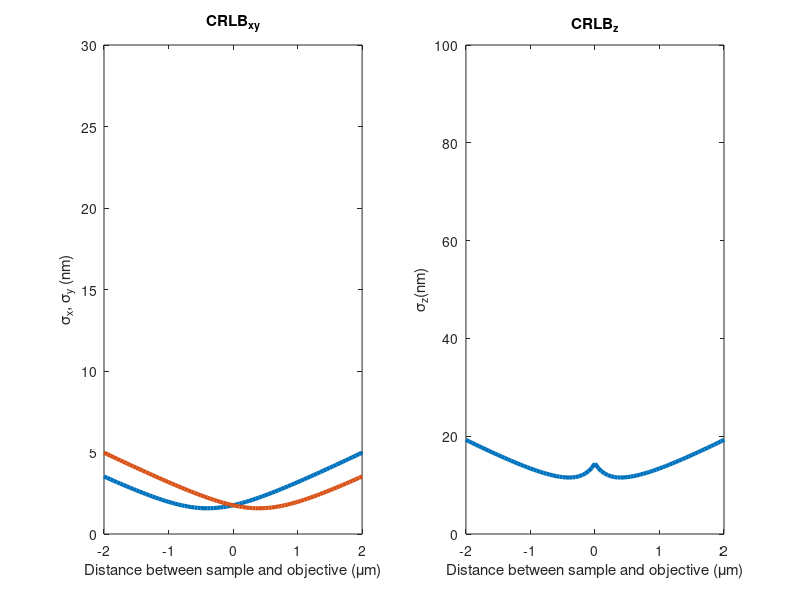

Reproduce this figure in MATLAB.
%%%%%%%%%%%%%%%%%%%%%%%%%%%%%%%%%%%%%%%%%%%%%%%%%
% CRLB calculation for Astigmatic PSF without noise
% 02/07/2020
% Abhijit Marar
%%%%%%%%%%%%%%%%%%%%%%%%%%%%%%%%%%%%%%%%%%%%%%%%%
clear all

f_o = 3;                                % Focal length of objective (mm)    
NA = 1.42;                              % Numerical aperture of objective
wave = 670e-6;                          % Wavelength of light (mm)
FWHM = (0.61*wave)/NA;                  % FWHM
sigma_o = FWHM/(2*sqrt(2*log(2)));      % standard deviation of Gaussian
z = 2.990:50e-6:3.010;                  % Distance between sample and objective
z_s = (z-3.000);
N = 6000;                               % No. of photons                                
d = 800e-6;                             % Depth of focus (mm)
gamma = 400e-6;                         % Amount of astigmatism (mm)

sigma_x = zeros(1,length(z_s));
sigma_y = zeros(1,length(z_s));
CRLB_x = zeros(1,length(z_s));
CRLB_y = zeros(1,length(z_s));
CRLB_z = zeros(1,length(z_s));
epsilon = zeros(1,length(z_s));

for i = 1:length(z_s)
    sigma_x(i) = sigma_o*sqrt(1+((z_s(i)+gamma)/d)^2);
    sigma_y(i) = sigma_o*sqrt(1+((z_s(i)-gamma)/d)^2);
    epsilon(i) = sqrt(sigma_y(i)/sigma_x(i));
    CRLB_x(i) = sigma_x(i)/sqrt(N);
    CRLB_y(i) = sigma_y(i)/sqrt(N);
    if (epsilon(i) < 1)
        CRLB_z(i) = abs((((sqrt(5)*d^2)/(4*(z_s(i)+gamma)))+ ((sqrt(5)*(z_s(i)+gamma))/4))/sqrt(N));
    else
        CRLB_z(i) = abs((((sqrt(5)*d^2)/(4*(z_s(i)-gamma)))+ ((sqrt(5)*(z_s(i)-gamma))/4))/sqrt(N));
    end
end

defocus = z_s*1.e+3;

figure
subplot(1,2,1)
plot(defocus,CRLB_x*1e+6,'LineWidth',3)
hold on
plot(defocus,CRLB_y*1e+6,'LineWidth',3)

axis([-2 2 0 30])
title('CRLB_{xy}')
xlabel('Distance between sample and objective (\mum)')
ylabel('\sigma_{x}, \sigma_{y} (nm)')
hold off

subplot(1,2,2)
plot(defocus,CRLB_z*1e+6,'LineWidth',3)
axis([-2 2 0 100])
title('CRLB_{z}')
xlabel('Distance between sample and objective (\mum)')
ylabel('\sigma_{z}(nm)')
    